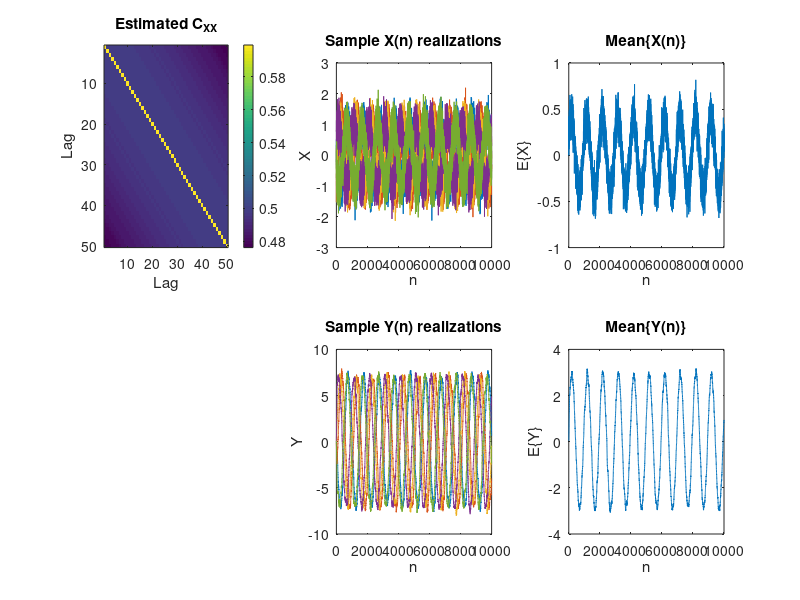
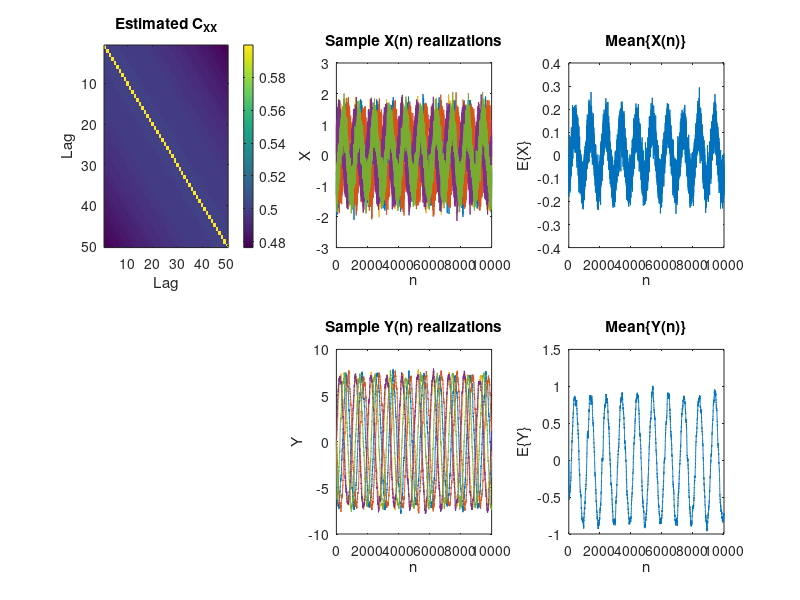
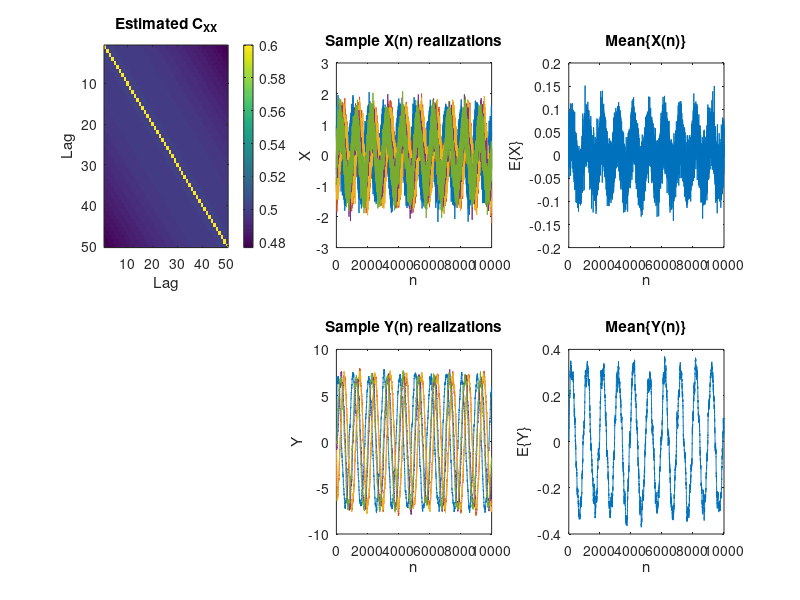

MATLAB code to generate these figures, in order:

clear; clc; close all

%  parameters
N       = 10000;        % number of samples per realization
n       = (0:N-1)';     % time index
fs      = 1000;         % sinusoid denominator
sigma2W = 0.1;          % noise variance
sigmaW  = sqrt(sigma2W);
M       = 50;           % filter length 
Ks      = [10, 50, 100];% values of K to examine

for idx = 1:numel(Ks)
    K = Ks(idx);

    %  Generate K realizations 
    U = zeros(K, N);
    X = zeros(K, N);
    for k = 1:K
        phi        = 2*pi*rand;
        U(k, :)    = sin(2*pi/fs * n + phi);
        X(k, :)    = U(k, :) + sigmaW*randn(1, N);
    end

    %  Estimate the autocorrelation of X and build Rxx
    r_x = zeros(M, 1);
    for lag = 0:M-1
        r_x(lag+1) = mean( X(:, 1+lag:end) .* X(:, 1:end-lag), 'all' );
    end
    Rxx = toeplitz(r_x);

    %  Eigen‐decompose 
    [Q, L] = eig(Rxx);
    [~, ix] = max(diag(L));
    h = Q(:, ix);

    % Filter each realization 
    Y = zeros(K, N);
    for k = 1:K
        Y(k, :) = filter(h, 1, X(k, :));
    end

    
    figure('Name', sprintf('Eigenfilter Q4 — K = %d', K));

  
    subplot(2,3,1);
    imagesc(Rxx); 
    colorbar;
    title('Estimated C_{XX}');
    xlabel('Lag'); ylabel('Lag');

   
    subplot(2,3,2);
    plot(n, X(1:min(5,K), :)');
    title('Sample X(n) realizations');
    xlabel('n'); ylabel('X');

  
    subplot(2,3,3);
    plot(n, mean(X,1));
    title('Mean\{X(n)\}');
    xlabel('n'); ylabel('E\{X\}');

   
    subplot(2,3,5);
    plot(n, Y(1:min(5,K), :)');
    title('Sample Y(n) realizations');
    xlabel('n'); ylabel('Y');

   
    subplot(2,3,6);
    plot(n, mean(Y,1));
    title('Mean\{Y(n)\}');
    xlabel('n'); ylabel('E\{Y\}');
end
